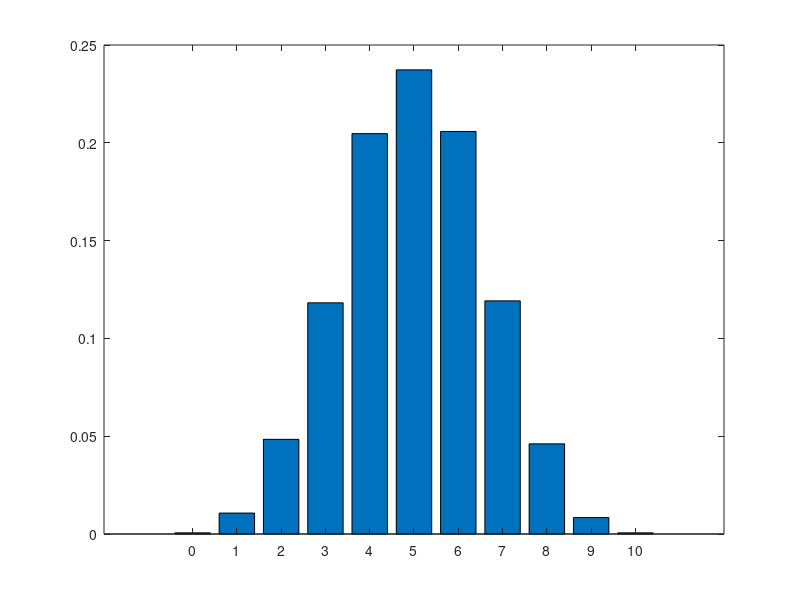

MATLAB code to generate this figure:
n=10;
p=0.5;
nsort=10000;
for s=1:nsort
    vector(s,1)=sum(rand(n,1)>p);
end
edges=0:10;
bar(edges,histc(vector,edges)/nsort)